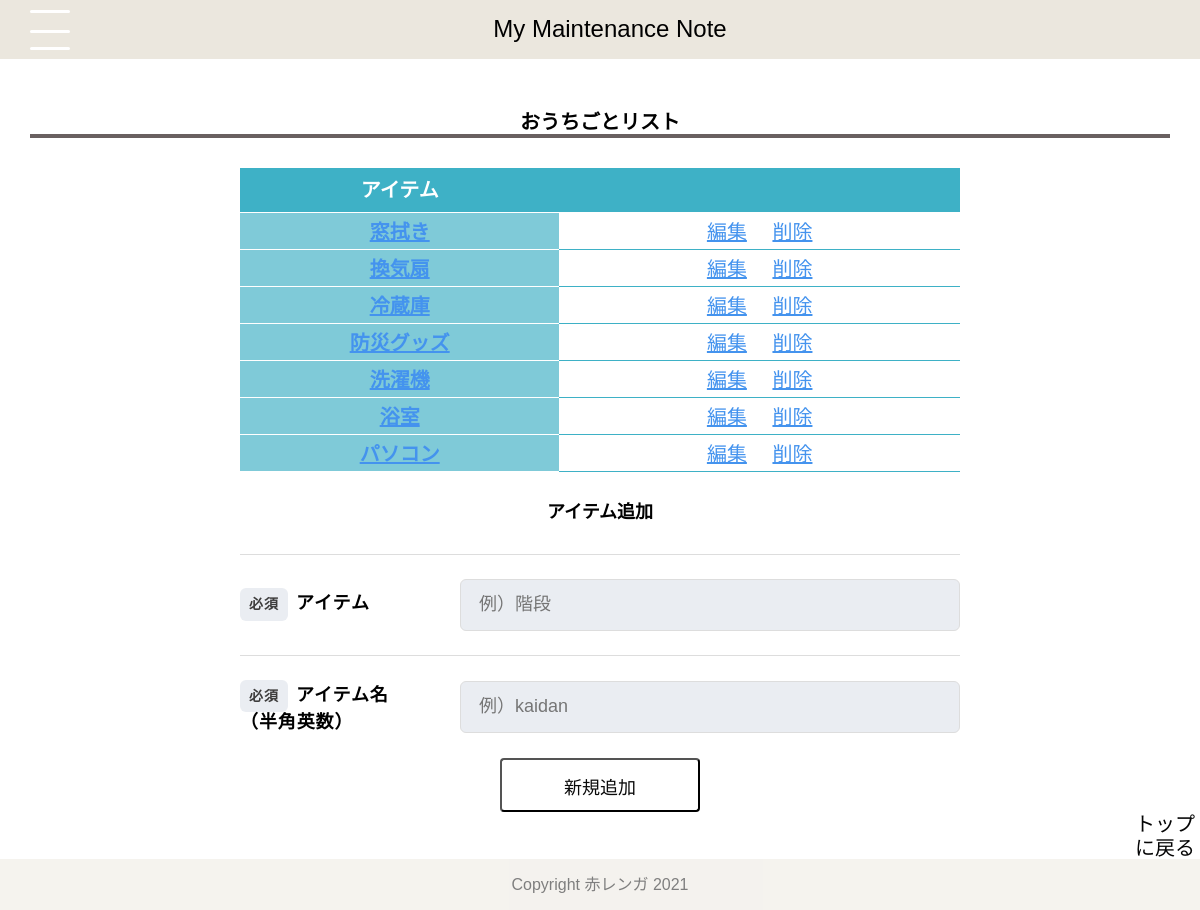
/list/uti, run on the app's committed database.
### tables this page shows
CREATE TABLE "items" (
	"id"	INTEGER,
	"ios_id"	INTEGER,
	"item"	TEXT,
	"table_name"	TEXT,
	PRIMARY KEY("id" AUTOINCREMENT)
);

### app.py (the view)
@app.route("/list/uti")
def utiitem_list():
    conn = sqlite3.connect("maintenance.db")
    c = conn.cursor()
    c.execute("select id, item from items where ios_id = 0")
    item_list=[]
    for row in c.fetchall():
        item_list.append({"id":row[0],"item":row[1]})
    c.close()
    return render_template("utiitem_list.html",utiitem_list = item_list)

### templates/utiitem_list.html (shortened to what this page needs)
{% extends 'base.html' %}
{% block content %}
<h2>おうちごとリスト</h2>
<table class="table_list" width="60%">
    <thead>
        <tr>
            <th>アイテム</th>
            <th></th>
        </tr>
    </thead>
    {% for item in utiitem_list %}
        <tr>
            <th label="アイテム"><a href="/tasklist/{{item['id']}}" class="btn4">{{item['item']}}</a></th>
            <td>
                <div class="btn_top">
                    <a href="/edit/uti/{{item['id']}}" class="btn4">編集</a>
                    <a href="/del/uti/{{item['id']}}" onclick="return confirm('削除しますか？')" class="btn4">削除</a>
                </div>
            </td>
        </tr>
    {% endfor %}
</table>
<h3>アイテム追加</h3>
<form action="/add/item/uti" method="POST">
        <div class="Form">
            <div class="Form-Item">
                <p class="Form-Item-Label">
                <span class="Form-Item-Label-Required">必須</span>アイテム</p>
                <input type="text" name="item" class="Form-Item-Input" placeholder="例）階段">
            </div>
            <div class="Form-Item">
                <p class="Form-Item-Label"><span class="Form-Item-Label-Required">必須</span>アイテム名<br>（半角英数）</p>
                <input type="text" name="table_name" class="Form-Item-Input" placeholder="例）kaidan">
            </div>
        </div>
    <div>
        <button type="submit" class="btn1">新規追加</button>
    </div>
</form>
    <div class="btn_top1">
        <a href="/index" type="button" class="btn5">トップに戻る
        </a>
    </div>
{% endblock %}

### static/css/style.css (style rules this page uses)
html { overflow-y: scroll; }
body, h1, h2, h3, h4, h5, p, ul, ol, li, dl, dt, dd { margin: 0px; padding: 0px; }
body { background: #fff; text-align: center; font-size: 16px; line-height: 1.2; min-width: 100%; -webkit-text-size-adjust: 100%; }
a { outline: none; color: inherit; text-decoration: none; }
body { font-family: "Noto Sans Japanese", "ヒラギノ角ゴ Pro W3", "Hiragino Kaku Gothic Pro", "ヒラギノ角ゴ ProN W3", "Hiragino Kaku Gothic ProN", "游ゴシック", YuGothic, "メイリオ", "Meiryo", "HGPｺﾞｼｯｸM", "Osaka", "ＭＳ Ｐゴシック", sans-serif, Century Gothic, Arial; }
body { height: 800px; }
p { text-align: center; font-size: 20px; }
a { color:black; padding: 10px 10px; display: inline-block; font-size: 24px; }
h2 { font-size: 20px; margin: 30px; text-align:center; border-bottom: solid 4px rgb(105, 96, 96); }
h3 { font-size: 18px; text-align:center; margin: 30px; }
table { table-layout: auto; margin-left: auto; margin-right: auto; border-radius: 16px; }
table th { font-size: 20px; padding: 0; }
td { font-size: 20px; }
.table_list { border-collapse: collapse; }
.table_list thead th { background: #3EB1C6; padding: 10px 15px; border-bottom:#FFF solid 1px; color:#FFF; }
.table_list tbody th { background:#7fcad8; color:#FFF; padding: 2px;px 15px; border-bottom:#FFF solid 1px; vertical-align:middle; }
.table_list tbody tr:last-child th { border-bottom:#FFF solid 1px; }
.table_list tbody td { background:#FFF; padding:5px 15px; border-bottom:#3EB1C6 solid 1px; vertical-align:middle; }
form { margin-top: 20px; margin-left: auto; margin-right: auto; max-width: 720px; }
.Form { margin-top: 20px; margin-left: auto; margin-right: auto; max-width: 720px; }
.Form-Item { border-top: 1px solid #ddd; padding-top: 24px; padding-bottom: 24px; width: 100%; display: flex; align-items: center; }
.Form-Item-Label { width: 100%; max-width: 180px; letter-spacing: 0.05em; font-weight: bold; font-size: 18px; text-align: left; }
.Form-Item-Label-Required { border-radius: 6px; margin-right: 8px; padding-top: 8px; padding-bottom: 8px; width: 48px; display: inline-block; text-align: center; background: #eaedf2; color: rgb(61, 60, 60); font-size: 14px; }
.Form-Item-Input { border: 1px solid #ddd; border-radius: 6px; margin-left: 40px; padding-left: 1em; padding-right: 1em; height: 48px; flex: 1; width: 100%; background: #eaedf2; font-size: 18px; }
.btn1 { display: inline-block; width: 200px; height: 54px; text-align: center; text-decoration: none; line-height: 54px; outline: none; background-color:white; color: rgb(10, 10, 10); font-size: 18px; border-radius: 4px; }
.btn_top { text-align: center; }
.btn_top1 { text-align: right; }
.btn4 { height: 20px; font-size: 20px; border-radius: 8px; color: rgb(68, 147, 238); text-align: center; text-decoration: underline; padding: 2px 10px; }
.btn5 { width: 70px; height: 36px; font-size: 20px; border-radius: 8px; color: rgb(5, 5, 5); text-align: center; padding: 0; }

### data on the page
items: item "窓拭き"
items: item "換気扇"
items: item "冷蔵庫"
items: item "防災グッズ"
items: item "洗濯機"
items: item "浴室"
items: item "パソコン"
